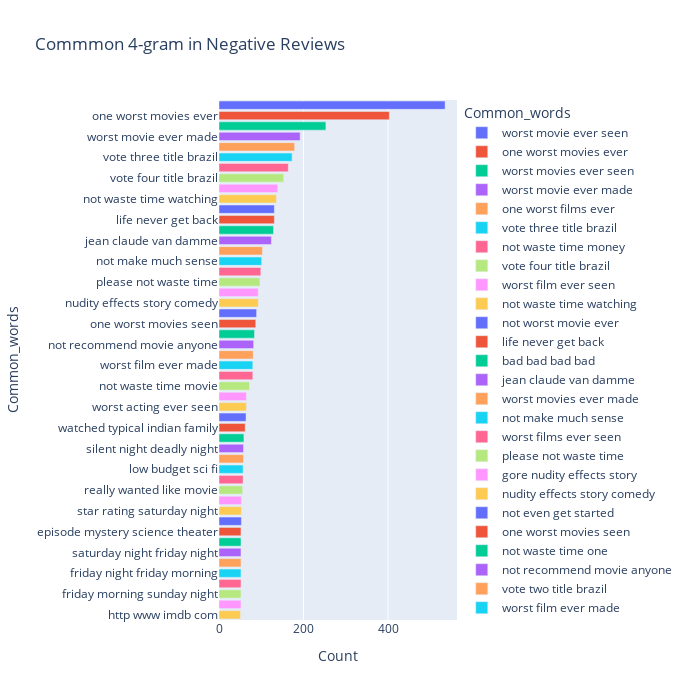

Notebook cell for this chart:
### Code cell
most_common_uni = get_top_text_ngrams(df.Reviews_clean[df['Ratings']<=4],50,4)
most_common_uni = dict(most_common_uni)
temp = pd.DataFrame(columns = ["Common_words" , 'Count'])
temp["Common_words"] = list(most_common_uni.keys())
temp["Count"] = list(most_common_uni.values())
fig = px.bar(temp, x="Count", y="Common_words", title='Commmon 4-gram in Negative Reviews', orientation='h', 
             width=700, height=700,color='Common_words')
fig.show()

### Figure 1 — Plotly figure (JSON) as saved in the notebook; plotly's stock layout.template omitted (floating-point values rounded to 4 significant figures)
{"data": [{"alignmentgroup": "True", "hovertemplate": "Common_words=%{y}<br>Count=%{x}<extra></extra>", "legendgroup": "worst movie ever seen", "marker": {"color": "#636efa", "pattern": {"shape": ""}}, "name": "worst movie ever seen", "offsetgroup": "worst movie ever seen", "orientation": "h", "showlegend": true, "textposition": "auto", "type": "bar", "x": [535], "xaxis": "x", "y": ["worst movie ever seen"], "yaxis": "y"}, {"alignmentgroup": "True", "hovertemplate": "Common_words=%{y}<br>Count=%{x}<extra></extra>", "legendgroup": "one worst movies ever", "marker": {"color": "#EF553B", "pattern": {"shape": ""}}, "name": "one worst movies ever", "offsetgroup": "one worst movies ever", "orientation": "h", "showlegend": true, "textposition": "auto", "type": "bar", "x": [403], "xaxis": "x", "y": ["one worst movies ever"], "yaxis": "y"}, {"alignmentgroup": "True", "hovertemplate": "Common_words=%{y}<br>Count=%{x}<extra></extra>", "legendgroup": "worst movies ever seen", "marker": {"color": "#00cc96", "pattern": {"shape": ""}}, "name": "worst movies ever seen", "offsetgroup": "worst movies ever seen", "orientation": "h", "showlegend": true, "textposition": "auto", "type": "bar", "x": [253], "xaxis": "x", "y": ["worst movies ever seen"], "yaxis": "y"}, {"alignmentgroup": "True", "hovertemplate": "Common_words=%{y}<br>Count=%{x}<extra></extra>", "legendgroup": "worst movie ever made", "marker": {"color": "#ab63fa", "pattern": {"shape": ""}}, "name": "worst movie ever made", "offsetgroup": "worst movie ever made", "orientation": "h", "showlegend": true, "textposition": "auto", "type": "bar", "x": [192], "xaxis": "x", "y": ["worst movie ever made"], "yaxis": "y"}, {"alignmentgroup": "True", "hovertemplate": "Common_words=%{y}<br>Count=%{x}<extra></extra>", "legendgroup": "one worst films ever", "marker": {"color": "#FFA15A", "pattern": {"shape": ""}}, "name": "one worst films ever", "offsetgroup": "one worst films ever", "orientation": "h", "showlegend": true, "textposition": "auto", "type": "bar", "x": [179], "xaxis": "x", "y": ["one worst films ever"], "yaxis": "y"}, {"alignmentgroup": "True", "hovertemplate": "Common_words=%{y}<br>Count=%{x}<extra></extra>", "legendgroup": "vote three title brazil", "marker": {"color": "#19d3f3", "pattern": {"shape": ""}}, "name": "vote three title brazil", "offsetgroup": "vote three title brazil", "orientation": "h", "showlegend": true, "textposition": "auto", "type": "bar", "x": [173], "xaxis": "x", "y": ["vote three title brazil"], "yaxis": "y"}, {"alignmentgroup": "True", "hovertemplate": "Common_words=%{y}<br>Count=%{x}<extra></extra>", "legendgroup": "not waste time money", "marker": {"color": "#FF6692", "pattern": {"shape": ""}}, "name": "not waste time money", "offsetgroup": "not waste time money", "orientation": "h", "showlegend": true, "textposition": "auto", "type": "bar", "x": [164], "xaxis": "x", "y": ["not waste time money"], "yaxis": "y"}, {"alignmentgroup": "True", "hovertemplate": "Common_words=%{y}<br>Count=%{x}<extra></extra>", "legendgroup": "vote four title brazil", "marker": {"color": "#B6E880", "pattern": {"shape": ""}}, "name": "vote four title brazil", "offsetgroup": "vote four title brazil", "orientation": "h", "showlegend": true, "textposition": "auto", "type": "bar", "x": [153], "xaxis": "x", "y": ["vote four title brazil"], "yaxis": "y"}, {"alignmentgroup": "True", "hovertemplate": "Common_words=%{y}<br>Count=%{x}<extra></extra>", "legendgroup": "worst film ever seen", "marker": {"color": "#FF97FF", "pattern": {"shape": ""}}, "name": "worst film ever seen", "offsetgroup": "worst film ever seen", "orientation": "h", "showlegend": true, "textposition": "auto", "type": "bar", "x": [139], "xaxis": "x", "y": ["worst film ever seen"], "yaxis": "y"}, {"alignmentgroup": "True", "hovertemplate": "Common_words=%{y}<br>Count=%{x}<extra></extra>", "legendgroup": "not waste time watching", "marker": {"color": "#FECB52", "pattern": {"shape": ""}}, "name": "not waste time watching", "offsetgroup": "not waste time watching", "orientation": "h", "showlegend": true, "textposition": "auto", "type": "bar", "x": [136], "xaxis": "x", "y": ["not waste time watching"], "yaxis": "y"}, {"alignmentgroup": "True", "hovertemplate": "Common_words=%{y}<br>Count=%{x}<extra></extra>", "legendgroup": "not worst movie ever", "marker": {"color": "#636efa", "pattern": {"shape": ""}}, "name": "not worst movie ever", "offsetgroup": "not worst movie ever", "orientation": "h", "showlegend": true, "textposition": "auto", "type": "bar", "x": [131], "xaxis": "x", "y": ["not worst movie ever"], "yaxis": "y"}, {"alignmentgroup": "True", "hovertemplate": "Common_words=%{y}<br>Count=%{x}<extra></extra>", "legendgroup": "life never get back", "marker": {"color": "#EF553B", "pattern": {"shape": ""}}, "name": "life never get back", "offsetgroup": "life never get back", "orientation": "h", "showlegend": true, "textposition": "auto", "type": "bar", "x": [131], "xaxis": "x", "y": ["life never get back"], "yaxis": "y"}, {"alignmentgroup": "True", "hovertemplate": "Common_words=%{y}<br>Count=%{x}<extra></extra>", "legendgroup": "bad bad bad bad", "marker": {"color": "#00cc96", "pattern": {"shape": ""}}, "name": "bad bad bad bad", "offsetgroup": "bad bad bad bad", "orientation": "h", "showlegend": true, "textposition": "auto", "type": "bar", "x": [129], "xaxis": "x", "y": ["bad bad bad bad"], "yaxis": "y"}, {"alignmentgroup": "True", "hovertemplate": "Common_words=%{y}<br>Count=%{x}<extra></extra>", "legendgroup": "jean claude van damme", "marker": {"color": "#ab63fa", "pattern": {"shape": ""}}, "name": "jean claude van damme", "offsetgroup": "jean claude van damme", "orientation": "h", "showlegend": true, "textposition": "auto", "type": "bar", "x": [124], "xaxis": "x", "y": ["jean claude van damme"], "yaxis": "y"}, {"alignmentgroup": "True", "hovertemplate": "Common_words=%{y}<br>Count=%{x}<extra></extra>", "legendgroup": "worst movies ever made", "marker": {"color": "#FFA15A", "pattern": {"shape": ""}}, "name": "worst movies ever made", "offsetgroup": "worst movies ever made", "orientation": "h", "showlegend": true, "textposition": "auto", "type": "bar", "x": [103], "xaxis": "x", "y": ["worst movies ever made"], "yaxis": "y"}, {"alignmentgroup": "True", "hovertemplate": "Common_words=%{y}<br>Count=%{x}<extra></extra>", "legendgroup": "not make much sense", "marker": {"color": "#19d3f3", "pattern": {"shape": ""}}, "name": "not make much sense", "offsetgroup": "not make much sense", "orientation": "h", "showlegend": true, "textposition": "auto", "type": "bar", "x": [101], "xaxis": "x", "y": ["not make much sense"], "yaxis": "y"}, {"alignmentgroup": "True", "hovertemplate": "Common_words=%{y}<br>Count=%{x}<extra></extra>", "legendgroup": "worst films ever seen", "marker": {"color": "#FF6692", "pattern": {"shape": ""}}, "name": "worst films ever seen", "offsetgroup": "worst films ever seen", "orientation": "h", "showlegend": true, "textposition": "auto", "type": "bar", "x": [99], "xaxis": "x", "y": ["worst films ever seen"], "yaxis": "y"}, {"alignmentgroup": "True", "hovertemplate": "Common_words=%{y}<br>Count=%{x}<extra></extra>", "legendgroup": "please not waste time", "marker": {"color": "#B6E880", "pattern": {"shape": ""}}, "name": "please not waste time", "offsetgroup": "please not waste time", "orientation": "h", "showlegend": true, "textposition": "auto", "type": "bar", "x": [97], "xaxis": "x", "y": ["please not waste time"], "yaxis": "y"}, {"alignmentgroup": "True", "hovertemplate": "Common_words=%{y}<br>Count=%{x}<extra></extra>", "legendgroup": "gore nudity effects story", "marker": {"color": "#FF97FF", "pattern": {"shape": ""}}, "name": "gore nudity effects story", "offsetgroup": "gore nudity effects story", "orientation": "h", "showlegend": true, "textposition": "auto", "type": "bar", "x": [93], "xaxis": "x", "y": ["gore nudity effects story"], "yaxis": "y"}, {"alignmentgroup": "True", "hovertemplate": "Common_words=%{y}<br>Count=%{x}<extra></extra>", "legendgroup": "nudity effects story comedy", "marker": {"color": "#FECB52", "pattern": {"shape": ""}}, "name": "nudity effects story comedy", "offsetgroup": "nudity effects story comedy", "orientation": "h", "showlegend": true, "textposition": "auto", "type": "bar", "x": [93], "xaxis": "x", "y": ["nudity effects story comedy"], "yaxis": "y"}, {"alignmentgroup": "True", "hovertemplate": "Common_words=%{y}<br>Count=%{x}<extra></extra>", "legendgroup": "not even get started", "marker": {"color": "#636efa", "pattern": {"shape": ""}}, "name": "not even get started", "offsetgroup": "not even get started", "orientation": "h", "showlegend": true, "textposition": "auto", "type": "bar", "x": [89], "xaxis": "x", "y": ["not even get started"], "yaxis": "y"}, {"alignmentgroup": "True", "hovertemplate": "Common_words=%{y}<br>Count=%{x}<extra></extra>", "legendgroup": "one worst movies seen", "marker": {"color": "#EF553B", "pattern": {"shape": ""}}, "name": "one worst movies seen", "offsetgroup": "one worst movies seen", "orientation": "h", "showlegend": true, "textposition": "auto", "type": "bar", "x": [87], "xaxis": "x", "y": ["one worst movies seen"], "yaxis": "y"}, {"alignmentgroup": "True", "hovertemplate": "Common_words=%{y}<br>Count=%{x}<extra></extra>", "legendgroup": "not waste time one", "marker": {"color": "#00cc96", "pattern": {"shape": ""}}, "name": "not waste time one", "offsetgroup": "not waste time one", "orientation": "h", "showlegend": true, "textposition": "auto", "type": "bar", "x": [84], "xaxis": "x", "y": ["not waste time one"], "yaxis": "y"}, {"alignmentgroup": "True", "hovertemplate": "Common_words=%{y}<br>Count=%{x}<extra></extra>", "legendgroup": "not recommend movie anyone", "marker": {"color": "#ab63fa", "pattern": {"shape": ""}}, "name": "not recommend movie anyone", "offsetgroup": "not recommend movie anyone", "orientation": "h", "showlegend": true, "textposition": "auto", "type": "bar", "x": [82], "xaxis": "x", "y": ["not recommend movie anyone"], "yaxis": "y"}, {"alignmentgroup": "True", "hovertemplate": "Common_words=%{y}<br>Count=%{x}<extra></extra>", "legendgroup": "vote two title brazil", "marker": {"color": "#FFA15A", "pattern": {"shape": ""}}, "name": "vote two title brazil", "offsetgroup": "vote two title brazil", "orientation": "h", "showlegend": true, "textposition": "auto", "type": "bar", "x": [81], "xaxis": "x", "y": ["vote two title brazil"], "yaxis": "y"}, {"alignmentgroup": "True", "hovertemplate": "Common_words=%{y}<br>Count=%{x}<extra></extra>", "legendgroup": "worst film ever made", "marker": {"color": "#19d3f3", "pattern": {"shape": ""}}, "name": "worst film ever made", "offsetgroup": "worst film ever made", "orientation": "h", "showlegend": true, "textposition": "auto", "type": "bar", "x": [80], "xaxis": "x", "y": ["worst film ever made"], "yaxis": "y"}, {"alignmentgroup": "True", "hovertemplate": "Common_words=%{y}<br>Count=%{x}<extra></extra>", "legendgroup": "not even come close", "marker": {"color": "#FF6692", "pattern": {"shape": ""}}, "name": "not even come close", "offsetgroup": "not even come close", "orientation": "h", "showlegend": true, "textposition": "auto", "type": "bar", "x": [80], "xaxis": "x", "y": ["not even come close"], "yaxis": "y"}, {"alignmentgroup": "True", "hovertemplate": "Common_words=%{y}<br>Count=%{x}<extra></extra>", "legendgroup": "not waste time movie", "marker": {"color": "#B6E880", "pattern": {"shape": ""}}, "name": "not waste time movie", "offsetgroup": "not waste time movie", "orientation": "h", "showlegend": true, "textposition": "auto", "type": "bar", "x": [72], "xaxis": "x", "y": ["not waste time movie"], "yaxis": "y"}, {"alignmentgroup": "True", "hovertemplate": "Common_words=%{y}<br>Count=%{x}<extra></extra>", "legendgroup": "movie ever seen not", "marker": {"color": "#FF97FF", "pattern": {"shape": ""}}, "name": "movie ever seen not", "offsetgroup": "movie ever seen not", "orientation": "h", "showlegend": true, "textposition": "auto", "type": "bar", "x": [65], "xaxis": "x", "y": ["movie ever seen not"], "yaxis": "y"}, {"alignmentgroup": "True", "hovertemplate": "Common_words=%{y}<br>Count=%{x}<extra></extra>", "legendgroup": "worst acting ever seen", "marker": {"color": "#FECB52", "pattern": {"shape": ""}}, "name": "worst acting ever seen", "offsetgroup": "worst acting ever seen", "orientation": "h", "showlegend": true, "textposition": "auto", "type": "bar", "x": [65], "xaxis": "x", "y": ["worst acting ever seen"], "yaxis": "y"}, {"alignmentgroup": "True", "hovertemplate": "Common_words=%{y}<br>Count=%{x}<extra></extra>", "legendgroup": "worst films ever made", "marker": {"color": "#636efa", "pattern": {"shape": ""}}, "name": "worst films ever made", "offsetgroup": "worst films ever made", "orientation": "h", "showlegend": true, "textposition": "auto", "type": "bar", "x": [64], "xaxis": "x", "y": ["worst films ever made"], "yaxis": "y"}, {"alignmentgroup": "True", "hovertemplate": "Common_words=%{y}<br>Count=%{x}<extra></extra>", "legendgroup": "watched typical indian family", "marker": {"color": "#EF553B", "pattern": {"shape": ""}}, "name": "watched typical indian family", "offsetgroup": "watched typical indian family", "orientation": "h", "showlegend": true, "textposition": "auto", "type": "bar", "x": [62], "xaxis": "x", "y": ["watched typical indian family"], "yaxis": "y"}, {"alignmentgroup": "True", "hovertemplate": "Common_words=%{y}<br>Count=%{x}<extra></extra>", "legendgroup": "ever seen entire life", "marker": {"color": "#00cc96", "pattern": {"shape": ""}}, "name": "ever seen entire life", "offsetgroup": "ever seen entire life", "orientation": "h", "showlegend": true, "textposition": "auto", "type": "bar", "x": [59], "xaxis": "x", "y": ["ever seen entire life"], "yaxis": "y"}, {"alignmentgroup": "True", "hovertemplate": "Common_words=%{y}<br>Count=%{x}<extra></extra>", "legendgroup": "silent night deadly night", "marker": {"color": "#ab63fa", "pattern": {"shape": ""}}, "name": "silent night deadly night", "offsetgroup": "silent night deadly night", "orientation": "h", "showlegend": true, "textposition": "auto", "type": "bar", "x": [58], "xaxis": "x", "y": ["silent night deadly night"], "yaxis": "y"}, {"alignmentgroup": "True", "hovertemplate": "Common_words=%{y}<br>Count=%{x}<extra></extra>", "legendgroup": "title brazil not available", "marker": {"color": "#FFA15A", "pattern": {"shape": ""}}, "name": "title brazil not available", "offsetgroup": "title brazil not available", "orientation": "h", "showlegend": true, "textposition": "auto", "type": "bar", "x": [58], "xaxis": "x", "y": ["title brazil not available"], "yaxis": "y"}, {"alignmentgroup": "True", "hovertemplate": "Common_words=%{y}<br>Count=%{x}<extra></extra>", "legendgroup": "low budget sci fi", "marker": {"color": "#19d3f3", "pattern": {"shape": ""}}, "name": "low budget sci fi", "offsetgroup": "low budget sci fi", "orientation": "h", "showlegend": true, "textposition": "auto", "type": "bar", "x": [57], "xaxis": "x", "y": ["low budget sci fi"], "yaxis": "y"}, {"alignmentgroup": "True", "hovertemplate": "Common_words=%{y}<br>Count=%{x}<extra></extra>", "legendgroup": "not get wrong not", "marker": {"color": "#FF6692", "pattern": {"shape": ""}}, "name": "not get wrong not", "offsetgroup": "not get wrong not", "orientation": "h", "showlegend": true, "textposition": "auto", "type": "bar", "x": [57], "xaxis": "x", "y": ["not get wrong not"], "yaxis": "y"}, {"alignmentgroup": "True", "hovertemplate": "Common_words=%{y}<br>Count=%{x}<extra></extra>", "legendgroup": "really wanted like movie", "marker": {"color": "#B6E880", "pattern": {"shape": ""}}, "name": "really wanted like movie", "offsetgroup": "really wanted like movie", "orientation": "h", "showlegend": true, "textposition": "auto", "type": "bar", "x": [56], "xaxis": "x", "y": ["really wanted like movie"], "yaxis": "y"}, {"alignmentgroup": "True", "hovertemplate": "Common_words=%{y}<br>Count=%{x}<extra></extra>", "legendgroup": "not even bad good", "marker": {"color": "#FF97FF", "pattern": {"shape": ""}}, "name": "not even bad good", "offsetgroup": "not even bad good", "orientation": "h", "showlegend": true, "textposition": "auto", "type": "bar", "x": [53], "xaxis": "x", "y": ["not even bad good"], "yaxis": "y"}, {"alignmentgroup": "True", "hovertemplate": "Common_words=%{y}<br>Count=%{x}<extra></extra>", "legendgroup": "star rating saturday night", "marker": {"color": "#FECB52", "pattern": {"shape": ""}}, "name": "star rating saturday night", "offsetgroup": "star rating saturday night", "orientation": "h", "showlegend": true, "textposition": "auto", "type": "bar", "x": [53], "xaxis": "x", "y": ["star rating saturday night"], "yaxis": "y"}, {"alignmentgroup": "True", "hovertemplate": "Common_words=%{y}<br>Count=%{x}<extra></extra>", "legendgroup": "rating saturday night friday", "marker": {"color": "#636efa", "pattern": {"shape": ""}}, "name": "rating saturday night friday", "offsetgroup": "rating saturday night friday", "orientation": "h", "showlegend": true, "textposition": "auto", "type": "bar", "x": [53], "xaxis": "x", "y": ["rating saturday night friday"], "yaxis": "y"}, {"alignmentgroup": "True", "hovertemplate": "Common_words=%{y}<br>Count=%{x}<extra></extra>", "legendgroup": "episode mystery science theater", "marker": {"color": "#EF553B", "pattern": {"shape": ""}}, "name": "episode mystery science theater", "offsetgroup": "episode mystery science theater", "orientation": "h", "showlegend": true, "textposition": "auto", "type": "bar", "x": [52], "xaxis": "x", "y": ["episode mystery science theater"], "yaxis": "y"}, {"alignmentgroup": "True", "hovertemplate": "Common_words=%{y}<br>Count=%{x}<extra></extra>", "legendgroup": "not even make sense", "marker": {"color": "#00cc96", "pattern": {"shape": ""}}, "name": "not even make sense", "offsetgroup": "not even make sense", "orientation": "h", "showlegend": true, "textposition": "auto", "type": "bar", "x": [52], "xaxis": "x", "y": ["not even make sense"], "yaxis": "y"}, {"alignmentgroup": "True", "hovertemplate": "Common_words=%{y}<br>Count=%{x}<extra></extra>", "legendgroup": "saturday night friday night", "marker": {"color": "#ab63fa", "pattern": {"shape": ""}}, "name": "saturday night friday night", "offsetgroup": "saturday night friday night", "orientation": "h", "showlegend": true, "textposition": "auto", "type": "bar", "x": [52], "xaxis": "x", "y": ["saturday night friday night"], "yaxis": "y"}, {"alignmentgroup": "True", "hovertemplate": "Common_words=%{y}<br>Count=%{x}<extra></extra>", "legendgroup": "night friday night friday", "marker": {"color": "#FFA15A", "pattern": {"shape": ""}}, "name": "night friday night friday", "offsetgroup": "night friday night friday", "orientation": "h", "showlegend": true, "textposition": "auto", "type": "bar", "x": [52], "xaxis": "x", "y": ["night friday night friday"], "yaxis": "y"}, {"alignmentgroup": "True", "hovertemplate": "Common_words=%{y}<br>Count=%{x}<extra></extra>", "legendgroup": "friday night friday morning", "marker": {"color": "#19d3f3", "pattern": {"shape": ""}}, "name": "friday night friday morning", "offsetgroup": "friday night friday morning", "orientation": "h", "showlegend": true, "textposition": "auto", "type": "bar", "x": [52], "xaxis": "x", "y": ["friday night friday morning"], "yaxis": "y"}, {"alignmentgroup": "True", "hovertemplate": "Common_words=%{y}<br>Count=%{x}<extra></extra>", "legendgroup": "night friday morning sunday", "marker": {"color": "#FF6692", "pattern": {"shape": ""}}, "name": "night friday morning sunday", "offsetgroup": "night friday morning sunday", "orientation": "h", "showlegend": true, "textposition": "auto", "type": "bar", "x": [52], "xaxis": "x", "y": ["night friday morning sunday"], "yaxis": "y"}, {"alignmentgroup": "True", "hovertemplate": "Common_words=%{y}<br>Count=%{x}<extra></extra>", "legendgroup": "friday morning sunday night", "marker": {"color": "#B6E880", "pattern": {"shape": ""}}, "name": "friday morning sunday night", "offsetgroup": "friday morning sunday night", "orientation": "h", "showlegend": true, "textposition": "auto", "type": "bar", "x": [52], "xaxis": "x", "y": ["friday morning sunday night"], "yaxis": "y"}, {"alignmentgroup": "True", "hovertemplate": "Common_words=%{y}<br>Count=%{x}<extra></extra>", "legendgroup": "morning sunday night monday", "marker": {"color": "#FF97FF", "pattern": {"shape": ""}}, "name": "morning sunday night monday", "offsetgroup": "morning sunday night monday", "orientation": "h", "showlegend": true, "textposition": "auto", "type": "bar", "x": [52], "xaxis": "x", "y": ["morning sunday night monday"], "yaxis": "y"}, {"alignmentgroup": "True", "hovertemplate": "Common_words=%{y}<br>Count=%{x}<extra></extra>", "legendgroup": "http www imdb com", "marker": {"color": "#FECB52", "pattern": {"shape": ""}}, "name": "http www imdb com", "offsetgroup": "http www imdb com", "orientation": "h", "showlegend": true, "textposition": "auto", "type": "bar", "x": [51], "xaxis": "x", "y": ["http www imdb com"], "yaxis": "y"}], "layout": {"barmode": "relative", "height": 700, "legend": {"title": {"text": "Common_words"}, "tracegroupgap": 0}, "title": {"text": "Commmon 4-gram in Negative Reviews"}, "width": 700, "xaxis": {"anchor": "y", "domain": [0, 1], "title": {"text": "Count"}}, "yaxis": {"anchor": "x", "categoryarray": ["http www imdb com", "morning sunday night monday", "friday morning sunday night", "night friday morning sunday", "friday night friday morning", "night friday night friday", "saturday night friday night", "not even make sense", "episode mystery science theater", "rating saturday night friday", "star rating saturday night", "not even bad good", "really wanted like movie", "not get wrong not", "low budget sci fi", "title brazil not available", "silent night deadly night", "ever seen entire life", "watched typical indian family", "worst films ever made", "worst acting ever seen", "movie ever seen not", "not waste time movie", "not even come close", "worst film ever made", "vote two title brazil", "not recommend movie anyone", "not waste time one", "one worst movies seen", "not even get started", "nudity effects story comedy", "gore nudity effects story", "please not waste time", "worst films ever seen", "not make much sense", "worst movies ever made", "jean claude van damme", "bad bad bad bad", "life never get back", "not worst movie ever", "not waste time watching", "worst film ever seen", "vote four title brazil", "not waste time money", "vote three title brazil", "one worst films ever", "worst movie ever made", "worst movies ever seen", "one worst movies ever", "worst movie ever seen"], "categoryorder": "array", "domain": [0, 1], "title": {"text": "Common_words"}}}}
